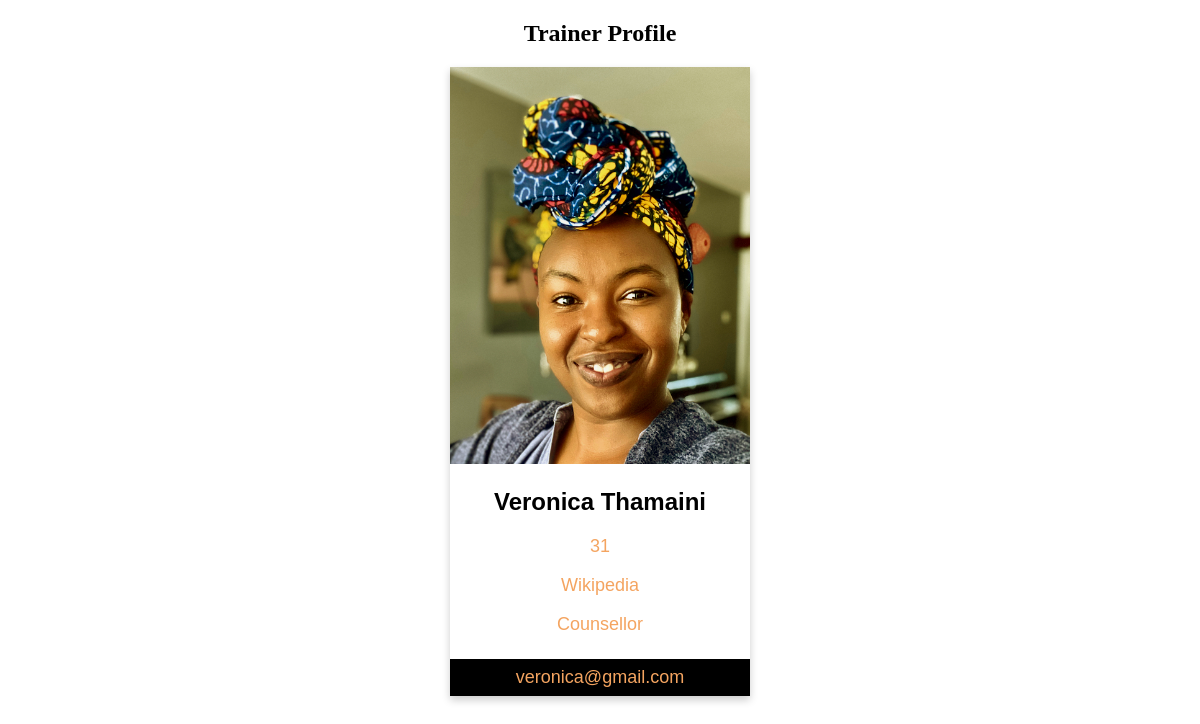
Page /trainer/profile/1/ on the earlier database version.
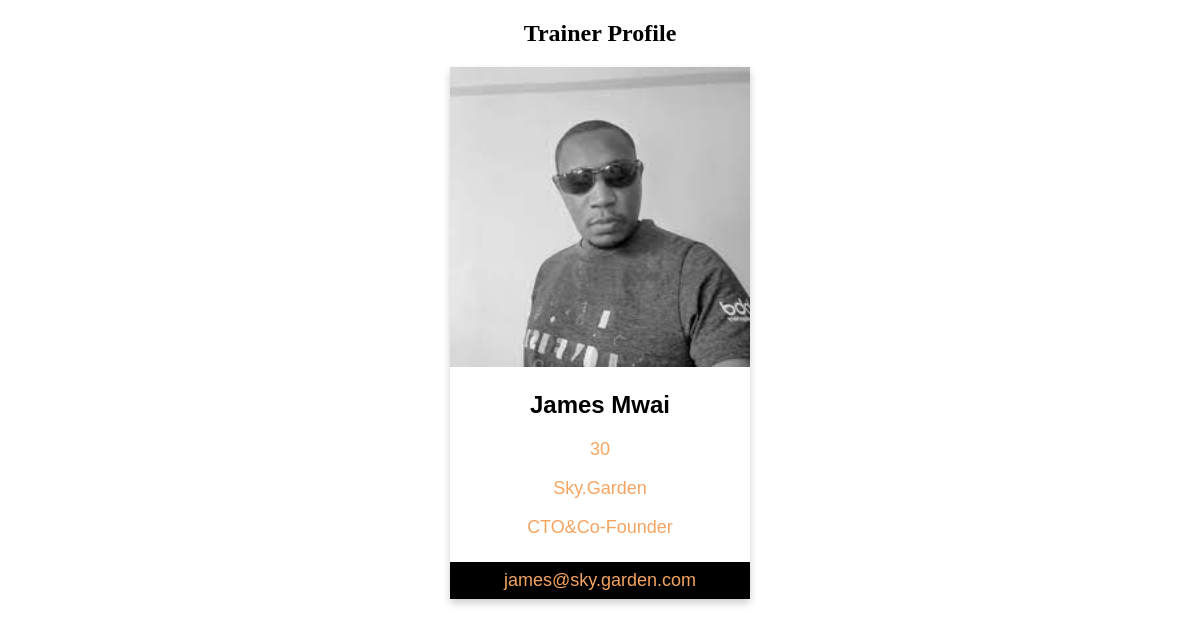
Same page on the later database version.
### trainer/models.py (models this page shows)
class Trainer(models.Model):
    profile_pic = models.ImageField(upload_to = 'images/')
    first_name=models.CharField(max_length=12)
    last_name=models.CharField(max_length=12)
    gender_choice=(
        ('Female','Female'),
        ('Male','Male'),
        ('3','Prefer not to say')
    )
    gender=models.CharField(max_length=8,choices=gender_choice)
    age=models.PositiveSmallIntegerField(null=True, blank=True)
    date_of_birth=models.DateField(null=True)
    phone_number=models.CharField(max_length=10)
    nationality_choice=(
        ('1','Rwandan'),
        ('2','Kenyan'),
        ('3','Ugandan'),
        ('4','SouthSudanes'),
        ('5','Sudanes')
    )
    nationality=models.CharField(max_length=15,choices=nationality_choice)
    national_Id=models.CharField(max_length=20)
    email_address=models.EmailField(null=True)
    joining_date=models.DateField(null=True)
    resume=models.FileField(upload_to="documents/",null=True)
    contract=models.FileField(upload_to="documents/",null=True, blank=True)
    course_name=models.CharField(max_length=25)
    salary=models.PositiveBigIntegerField(null=True, blank=True)
    job_title=models.CharField(max_length=25)
    company=models.CharField(max_length=30)

### trainer/views.py (the view)
# urls.py: path("profile/<int:id>/", trainer_profile, name="trainer_profile"),
def trainer_profile(request, id):
    trainer = Trainer.objects.get(id=id)
    return render(request, "trainer_profile.htm", {"trainer":trainer})

### trainer/templates/trainer_profile.htm (shortened to what this page needs)
<!DOCTYPE html>
<html lang="en">
<head>
<link rel="stylesheet" href="https://cdnjs.cloudflare.com/ajax/libs/font-awesome/4.7.0/css/font-awesome.min.css">
</head>
<body>
<h2 style="text-align:center">Trainer Profile </h2>
<div class="card">
  <img src="{{trainer.profile_pic.url}}" alt="Profile" style="width:100%" >
  <h2>{{trainer.first_name}} {{trainer.last_name}} </h2>
  <p class="title">{{trainer.age}}</p>
  <p class="title">{{trainer.company}}</p>
  <p class="title">{{trainer.job_title}}</p>
  <div style="margin: 24px 0;">
  <p><button>{{trainer.email_address}}</button></p>
</div>
</body>
</html>

### trainer/templates/trainer_profile.htm (style rules this page uses)
.card { box-shadow: 0 4px 8px 0 rgba(0, 0, 0, 0.2); max-width: 300px; margin: auto; text-align: center; font-family: arial; }
.title { color:sandybrown; font-size: 18px; }
button { border: none; outline: 0; display: inline-block; padding: 8px; color: sandybrown; background-color: #000; text-align: center; cursor: pointer; width: 100%; font-size: 18px; }

Differences in the rows shown:
changed Trainer: profile_pic: a different picture; first_name "Veronica" → "James"; last_name "Thamaini" → "Mwai"; age "31" → "30"; company "Wikipedia" → "Sky.Garden"; job_title "Counsellor" → "CTO&Co-Founder"; email_address "veronica@gmail.com" → "james@sky.garden.com"
